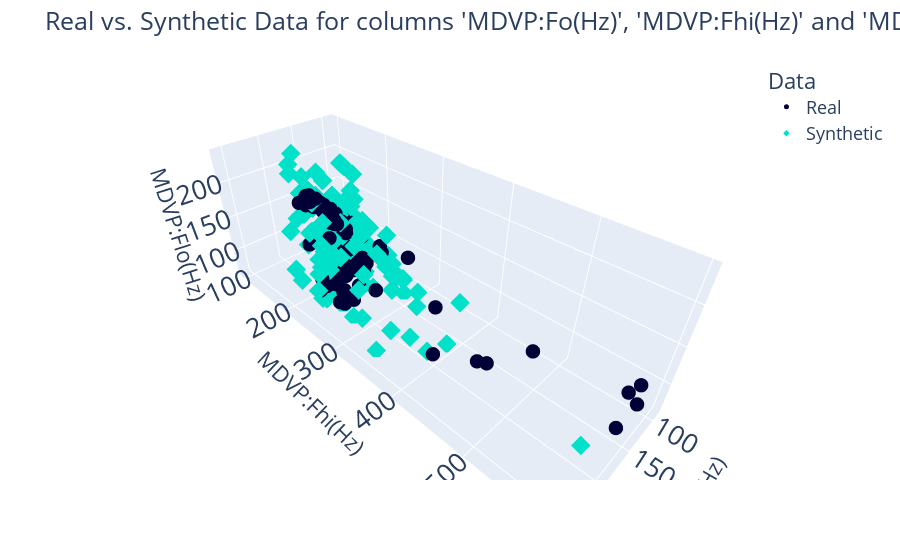

The notebook cell saved with this chart:
### Code cell
PosCampoInicial = 1
compare_3d(DataPrincipal.iloc[:,PosCampoInicial:PosCampoInicial+3], DataSintetico.iloc[:,PosCampoInicial:PosCampoInicial+3]).show("vscode")

### Figure 1 — Plotly figure (JSON) as saved in the notebook; plotly's stock layout.template omitted (floating-point values rounded to 4 significant figures; data arrays with more than 128 entries replaced by an {"elided": "..."} marker saying what was removed)
{"data": [{"hovertemplate": "Data=Real<br>MDVP:Fo(Hz)=%{x}<br>MDVP:Fhi(Hz)=%{y}<br>MDVP:Flo(Hz)=%{z}<extra></extra>", "legendgroup": "Real", "marker": {"color": "#000036", "size": 5, "symbol": "circle"}, "mode": "markers", "name": "Real", "scene": "scene", "showlegend": true, "type": "scatter3d", "x": {"elided": "168 float values"}, "y": {"elided": "168 float values"}, "z": {"elided": "168 float values"}}, {"hovertemplate": "Data=Synthetic<br>MDVP:Fo(Hz)=%{x}<br>MDVP:Fhi(Hz)=%{y}<br>MDVP:Flo(Hz)=%{z}<extra></extra>", "legendgroup": "Synthetic", "marker": {"color": "#01E0C9", "size": 5, "symbol": "diamond"}, "mode": "markers", "name": "Synthetic", "scene": "scene", "showlegend": true, "type": "scatter3d", "x": {"elided": "150 float values"}, "y": {"elided": "150 float values"}, "z": {"elided": "150 float values"}}], "layout": {"font": {"size": 18}, "legend": {"title": {"text": "Data"}, "tracegroupgap": 0}, "margin": {"t": 60}, "plot_bgcolor": "#F5F5F8", "scene": {"domain": {"x": [0, 1], "y": [0, 1]}, "xaxis": {"title": {"text": "MDVP:Fo(Hz)"}}, "yaxis": {"title": {"text": "MDVP:Fhi(Hz)"}}, "zaxis": {"title": {"text": "MDVP:Flo(Hz)"}}}, "showlegend": true, "title": {"text": "Real vs. Synthetic Data for columns 'MDVP:Fo(Hz)', 'MDVP:Fhi(Hz)' and 'MDVP:Flo(Hz)'"}}}
